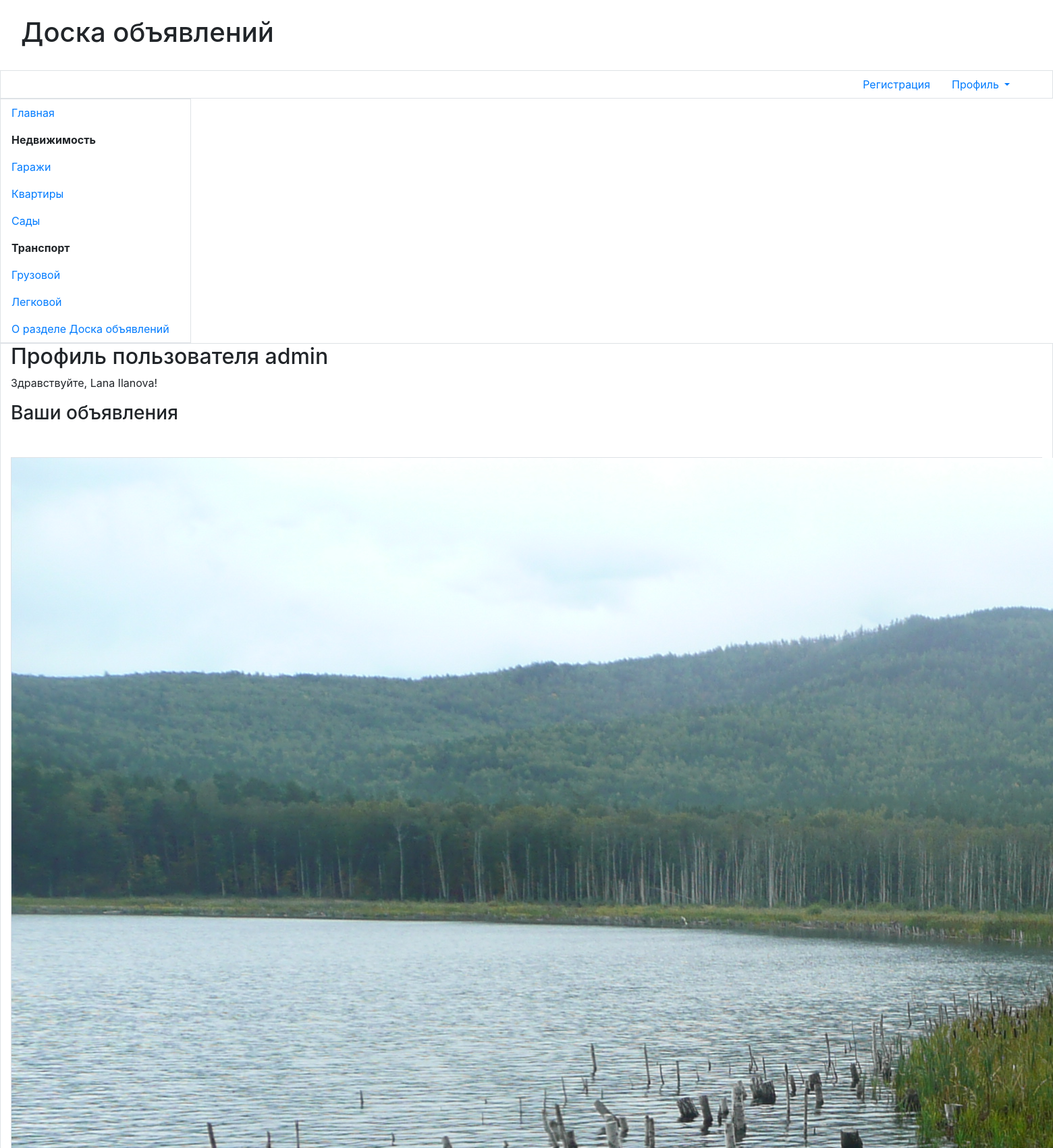
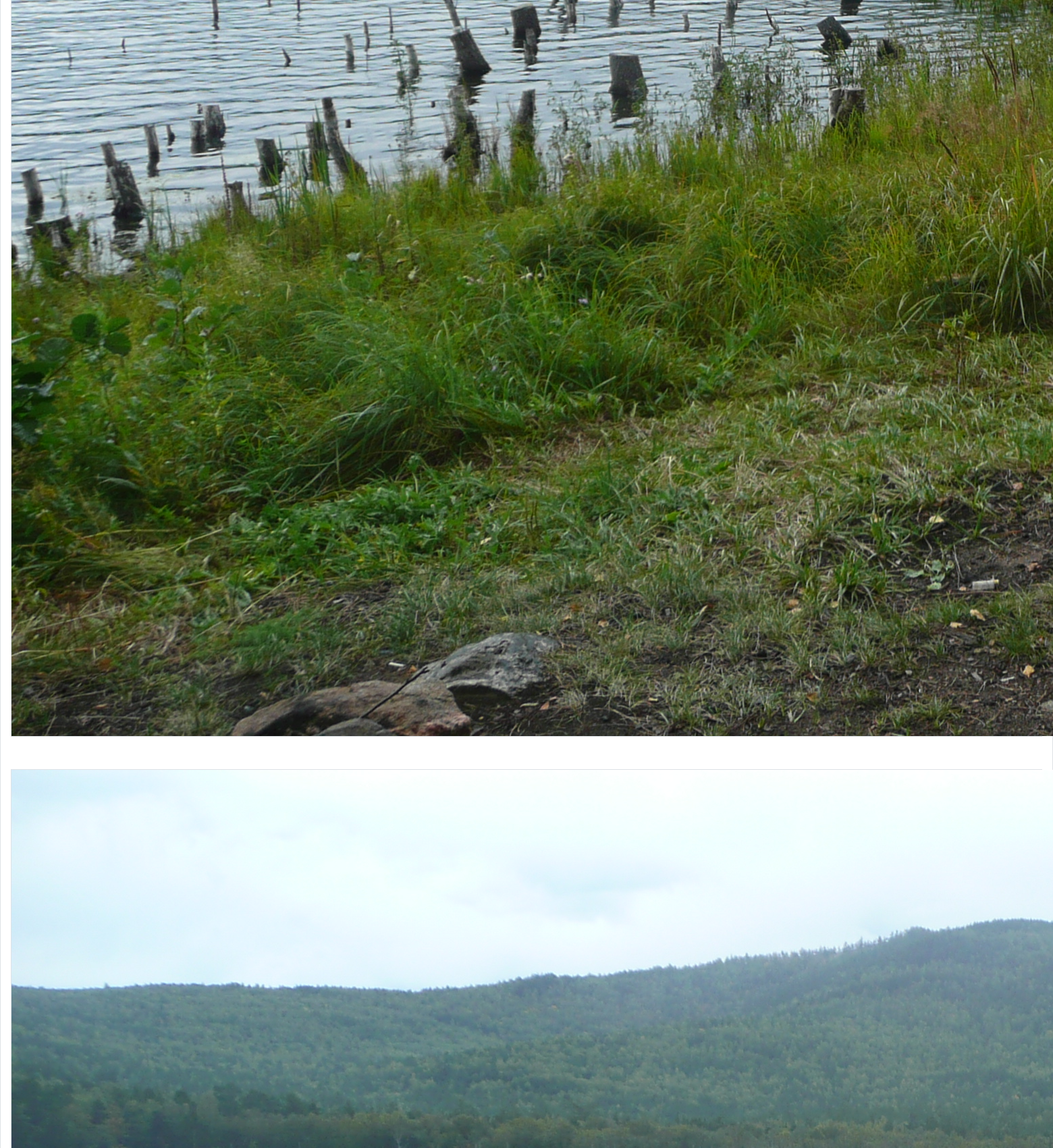
Screenshot of /bboard/accounts/profile/ (signed in, upper part) with the database file from the repository (2 pictures, top to bottom).
### myfirst/apps/bboard/models.py (models this page shows, shortened)
class Rubric(models.Model):
    name=models.CharField(max_length=20,db_index=True,unique=True,
    verbose_name='Название')
    order=models.SmallIntegerField(default=0, db_index=True,
    verbose_name='Порядок')
    super_rubric=models.ForeignKey('SuperRubric', on_delete=models.PROTECT,
    null=True,blank=True,verbose_name='Надрубрика')

class AdvUser(AbstractUser):
    is_activated=models.BooleanField(default=True, db_index=True, verbose_name='Прошел активацию?')
    send_messages=models.BooleanField(default=True, verbose_name='Слать оповещение о новых комментариях?')
    class Meta(AbstractUser.Meta):
        pass

class Bb(models.Model):
    rubric=models.ForeignKey(SubRubric, on_delete=models.PROTECT,
           verbose_name='Рубрика')
    title=models.CharField(max_length=40, verbose_name='Товар')
    content=models.TextField(verbose_name='Oпиcaниe')
    price = models.FloatField(default=0,verbose_name='Цeнa')
    contacts =models.TextField(verbose_name='Koнтaкты')
    image =models.ImageField(blank=True,upload_to=get_timestamp_path,
            verbose_name='Изображение')
    author = models.ForeignKey(AdvUser, on_delete=models.CASCADE,
            verbose_name='Aвтop объявления')
    is_active = models.BooleanField(default=True, db_index=True,
            verbose_name='Выводить в списке?')
    created_at=models.DateTimeField(auto_now_add=True,db_index=True,
            verbose_name='Опубликовано')
    class Meta:
        verbose_name_plural ='Объявления'
        verbose_name ='Объявление'
        ordering=['-created_at']

### myfirst/apps/bboard/views.py (the view)
# urls.py: path('accounts/profile/', profile, name='profile'),
@login_required
def profile(request):
    bbs=Bb.objects.filter(author=request.user.pk)
    context={'bbs':bbs}
    return render(request, 'bboard/profile.html', context)

### myfirst/apps/bboard/models.py (called while the page is built)
    def get_queryset(self):
        return super().get_queryset().filter(super_rubric__isnull=False)

    def __str__(self):
        return '%s-%s' % (self.super_rubric.name,self.name)

### myfirst/templates/bboard/profile.html (shortened to what this page needs)
﻿{% extends "basic.html" %}
{% load thumbnail %}
{% load static %}
{% load bootstrap4 %}
{% block content %}
<h2>Профиль пользователя {{user.username}}</h2>
{% if user.first_name and user.last_name %}
<p>Здравствуйте, {{user.first_name}} {{user.last_name}}!</p>
{% else %}
<p>Здравствуйте!</p>
{% endif %}
<h3>Ваши объявления</h3>
{% if bbs %}
<ul class="list-unstyled">
{% for bb in bbs %}
     <li class="media my-5 р-3 border">
		<a href="{% url 'bboard:profile_bb_detail' pk=bb.pk%}{{ all }}">
        {% if bb.image %}
        <img class="mr-3" src="{% thumbnail bb.image 'default' %}">
        {% else %}
        <img class="mr-3" src="{% static 'bboard/empty.jpg' %}">
       {% endif %}
       </a>
    </li>
{% endfor %}
</ul>
{% endif %}
{% endblock %}

### myfirst/templates/basic.html (shortened to what this page needs)
{% load bootstrap4 %}
{% load static %}
<!DOCTYPE html>
<html>
	<head>
		{% bootstrap_css %}
		<link rel="stylesheet" type="text/css"
		href="{% static 'bboard/style.css' %}">
	</head >
	<body class="container-fluid">
	<header class="mb-4">
		<div class="media">
			<div class="media-body">
				<h1 class="display-5">Доска объявлений</h1>
			</div>
		</div>
	</header>
		<div class="row">
			<ul class="col nav justify-content-end border">
				<li class= "nav-item"> <a class="nav-link" href="{% url 'bboard:register' %}">Регистрация</a></li>
				{% if user.is_authenticated %}
				<li class="nav-item dropdown" style="width:150px;">
					<a class="nav-link dropdown-toggle" data-toggle="dropdown"
					href="#" role="button" aria-haspopup="true"
					aria-expanded="false" >         Профиль           </a>
				</li>
				{% else %}
				<li class="nav-item"><a class="nav-link" href="{% url 'bboard:login' %}">Bxoд</a></li>
				{% endif %}
			</ul>
		</div>
		<div class="row">
			<nav class="col-md-auto nav flex-column border">
				<a class="nav-link root"
				href="{% url 'main:index' %}">Главная</a>
				{% for rubric in rubrics %}
				{% ifchanged rubric.super_rubric.pk %}
				<span class="nav-link root font-weight-bold">
				{{ rubric.super_rubric.name }}</span>
				{% endifchanged %}
				<a class="nav-link" href="{% url 'bboard:by_rubric' pk=rubric.pk %}">{{rubric.name}}</a>
				{% endfor %}
				<a class="nav-link root" href="{% url 'bboard:other' page='about' %}">О разделе Доска объявлений</a>
			</nav>
			<section class="col border ру-2">
				{% block content %}
				{% endblock %}
			</section>
		</div>
	</body>
</html>

### myfirst/apps/main/static/bboard/style.css (style rules this page uses)
.root { gfont-size: larger; }

### rows the page displays
Rubric: super_rubric.name "Недвижимость", name "Гаражи"
Rubric: name "Квартиры"
Rubric: name "Сады"
Rubric: super_rubric.name "Транспорт", name "Грузовой"
Rubric: name "Легковой"
AdvUser: username "admin", first_name "Lana", last_name "Ilanova"
Bb: image (picture)
Bb: image (picture)
